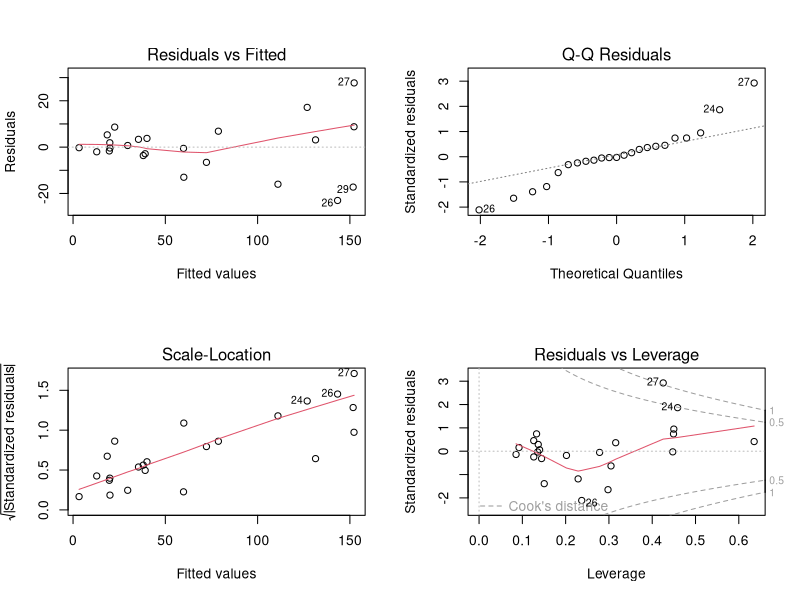
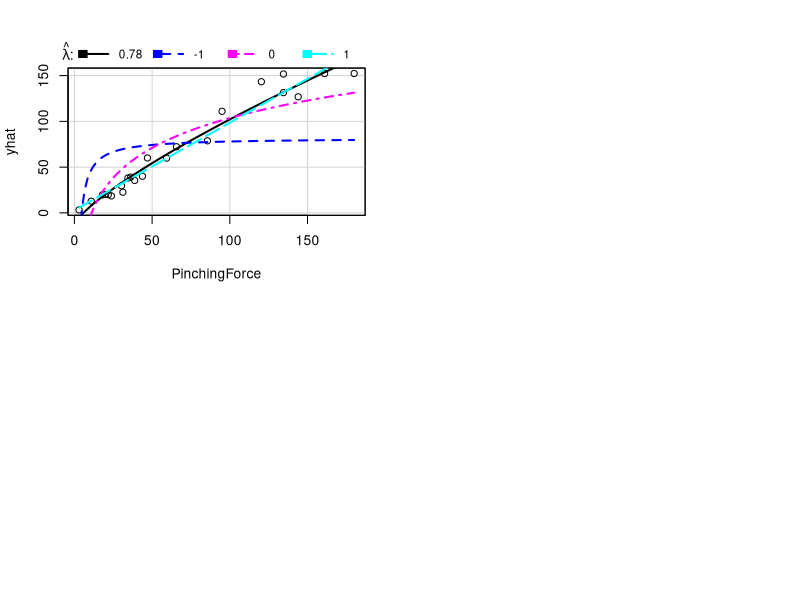
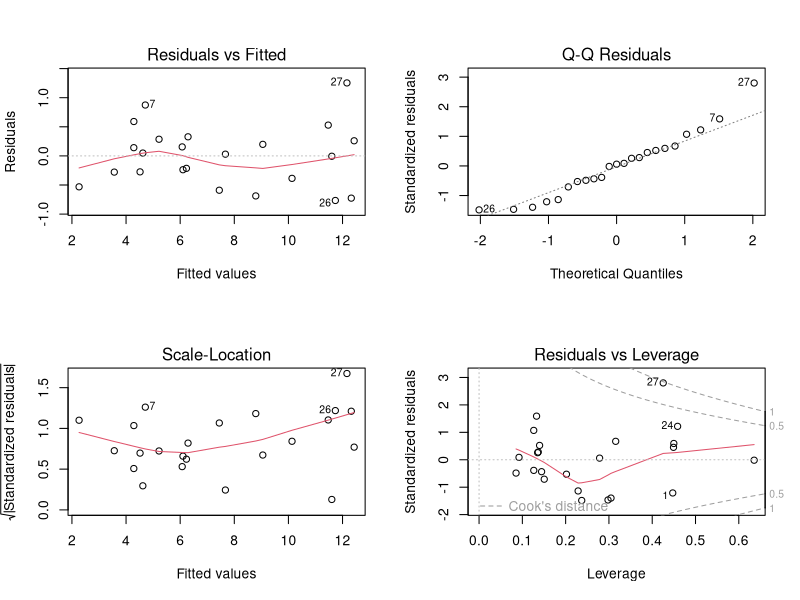
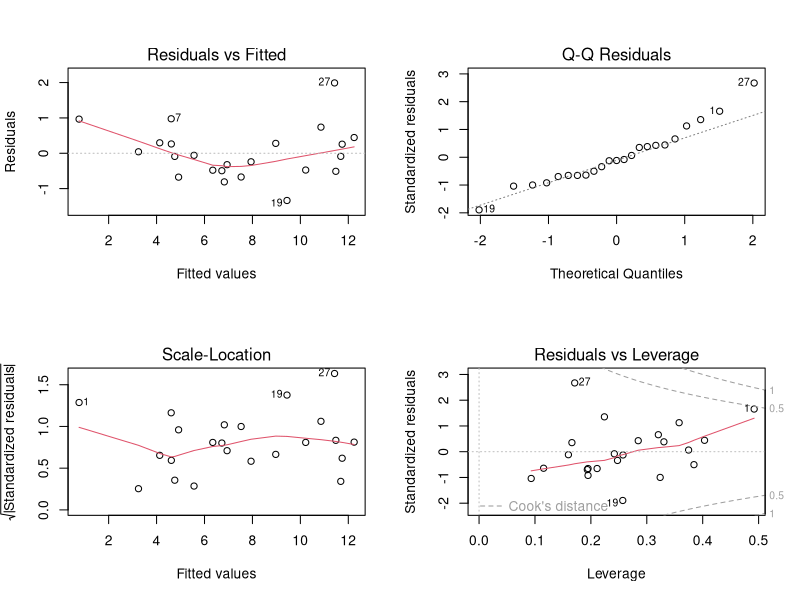
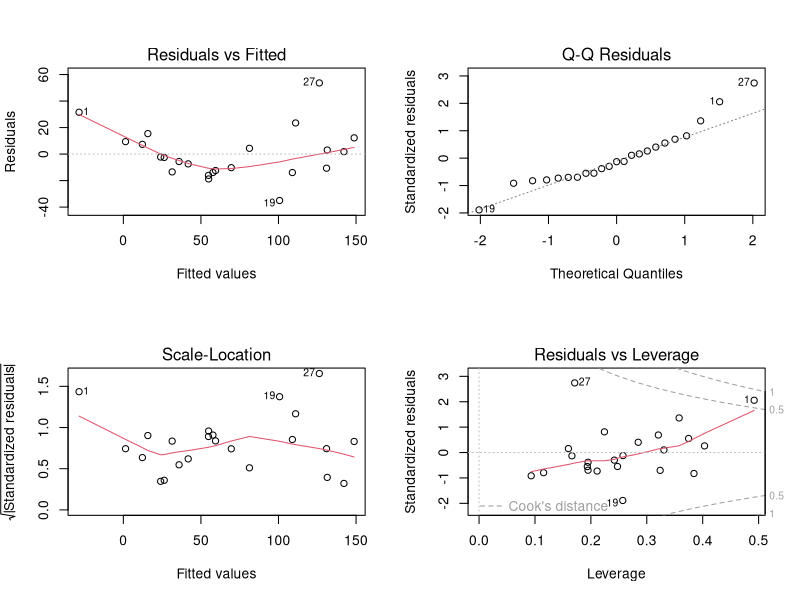
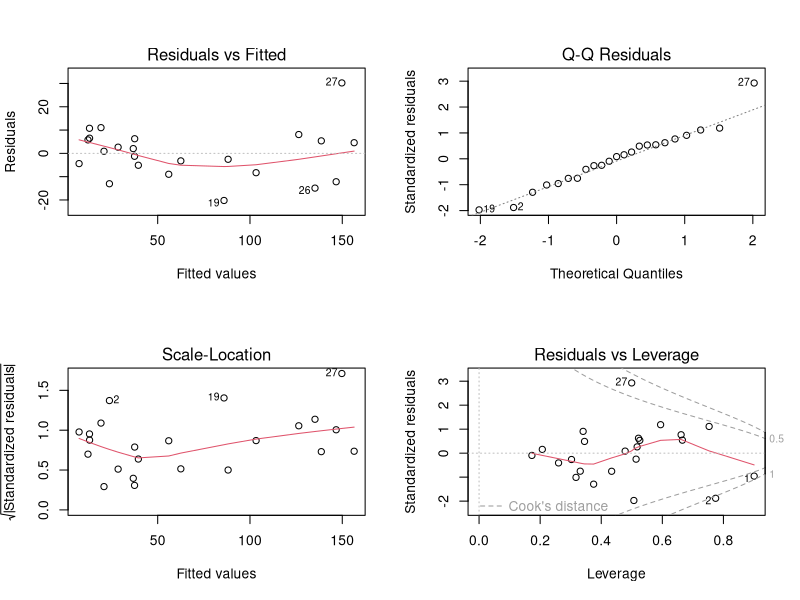
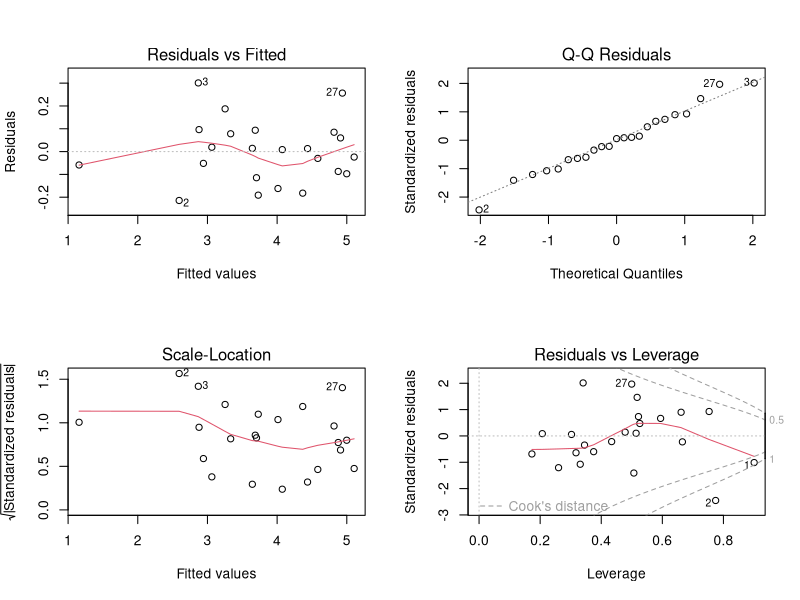
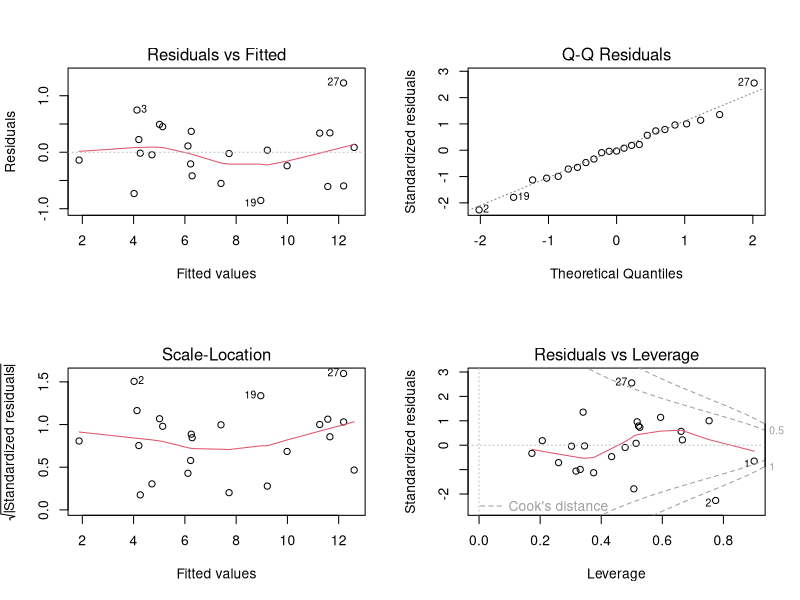

The R source for these figures, in order: (Note: this script raises an error after producing the figures.)
## ---- chunk 1
library(car)
library(MASS)
library(tidyverse)

library(leaps)
## ---- chunk 2
df <- data.frame(read.csv('./crabs.csv'))
## ---- chunk 3
df1 <- df |> dplyr::select(-Sex, -size)

str(df1)
## ---- chunk 4
model <- lm(PinchingForce ~ ., data = df1)

par(mfrow = c(2,2))

plot(model)
## ---- chunk 5
invResPlot(model)
## ---- chunk 6
summary(powerTransform(model))
## ---- chunk 7
model2 <- lm(I(PinchingForce^(0.5)) ~ ., data = df1)

par(mfrow = c(2,2))

plot(model2)
## ---- chunk 8
pt_pred <- powerTransform(
  cbind(ThoraxLength,
        Weight,
        ClawLength,
        ClawWeight,
        ClawHeight) ~ 1,
  data = df1
)

summary(pt_pred)
## ---- chunk 9
model3 <- lm(I(PinchingForce^(0.5)) ~ log(ThoraxLength) + log(Weight) + log(ClawLength) + log(ClawWeight) + log(ClawHeight), data = df1)

par(mfrow = c(2,2))
plot(model3)
## ---- chunk 10
model4 <- lm(PinchingForce ~ log(ThoraxLength) + log(Weight) + log(ClawLength) + log(ClawWeight) + log(ClawHeight), data = df1)

par(mfrow = c(2,2))
plot(model4)
## ---- chunk 11
model5 <- lm(PinchingForce ~ log(ThoraxLength) + I(log(ThoraxLength)^2) +
                           log(Weight) + I(log(Weight)^2) +
                           log(ClawLength) + I(log(ClawLength)^2) +
                           log(ClawWeight) + I(log(ClawWeight)^2) +
                           log(ClawHeight) + I(log(ClawHeight)^2),
             data = df1)

par(mfrow=c(2,2))
plot(model5)
## ---- chunk 12
summary(powerTransform(model5))
## ---- chunk 13
model6 <- lm(log(PinchingForce) ~ log(ThoraxLength) + I(log(ThoraxLength)^2) +
                           log(Weight) + I(log(Weight)^2) +
                           log(ClawLength) + I(log(ClawLength)^2) +
                           log(ClawWeight) + I(log(ClawWeight)^2) +
                           log(ClawHeight) + I(log(ClawHeight)^2),
             data = df1)

par(mfrow=c(2,2))
plot(model6)
## ---- chunk 14
model7 <- lm(I(PinchingForce^(0.5)) ~ log(ThoraxLength) + I(log(ThoraxLength)^2) +
                           log(Weight) + I(log(Weight)^2) +
                           log(ClawLength) + I(log(ClawLength)^2) +
                           log(ClawWeight) + I(log(ClawWeight)^2) +
                           log(ClawHeight) + I(log(ClawHeight)^2),
             data = df1)

par(mfrow=c(2,2))
plot(model7)
## ---- chunk 15
summary(model7)
## ---- chunk 16
vif(model7)
## ---- chunk 17
boxcox(model3, lambda = seq(-0.5, 1, 0.1))
## ---- chunk 18
model8 <- lm(I(PinchingForce^(1/3)) ~ log(ThoraxLength) + log(Weight) + 
                   log(ClawLength) + log(ClawWeight) + log(ClawHeight), 
                 data = df1)

par(mfrow=c(2,2))
plot(model8)
## ---- chunk 19
summary(model8)
## ---- chunk 20
best_fit <- regsubsets(
  I(PinchingForce^(1/3)) ~ log(ThoraxLength) + log(Weight) + 
    log(ClawLength) + log(ClawWeight) + log(ClawHeight),
  data = df1,
  nvmax = 5
)
best_summary <- summary(best_fit)
best_bic_index <- which.min(best_summary$bic)
best_summary$which[best_bic_index, ]
## ---- chunk 21
backward_fit <- regsubsets(
  I(PinchingForce^(1/3)) ~ log(ThoraxLength) + log(Weight) + 
    log(ClawLength) + log(ClawWeight) + log(ClawHeight),
  data = df1,
  method = "backward",
  nvmax = 5
)
backward_summary <- summary(backward_fit)
backward_bic_index <- which.min(backward_summary$bic)
backward_summary$which[backward_bic_index, ]
## ---- chunk 22
forward_fit <- regsubsets(
  I(PinchingForce^(1/3)) ~ log(ThoraxLength) + log(Weight) + 
    log(ClawLength) + log(ClawWeight) + log(ClawHeight),
  data = df1,
  method = "forward",
  nvmax = 5
)
forward_summary <- summary(forward_fit)
forward_bic_index <- which.min(forward_summary$bic)
forward_summary$which[forward_bic_index, ]
## ---- chunk 23
best_model <- lm(I(PinchingForce^(1/3) ~ log(ClawWeight)), data =df1)

summary(best_model)
## ---- chunk 24
best_model_sex <- lm(I(PinchingForce^(1/3) ~ log(ClawWeight) + Sex), data =df)

summary(best_model_sex)
## ---- chunk 25
confint(best_model_sex, "SexM", level = 0.95)
## ---- chunk 26
lev <- hatvalues(best_model)

n <- nrow(df1)

threshold <- 4 / n

which(lev > threshold)

## ---- chunk 27
cooks <- cooks.distance(best_model)

which(cooks > threshold)
